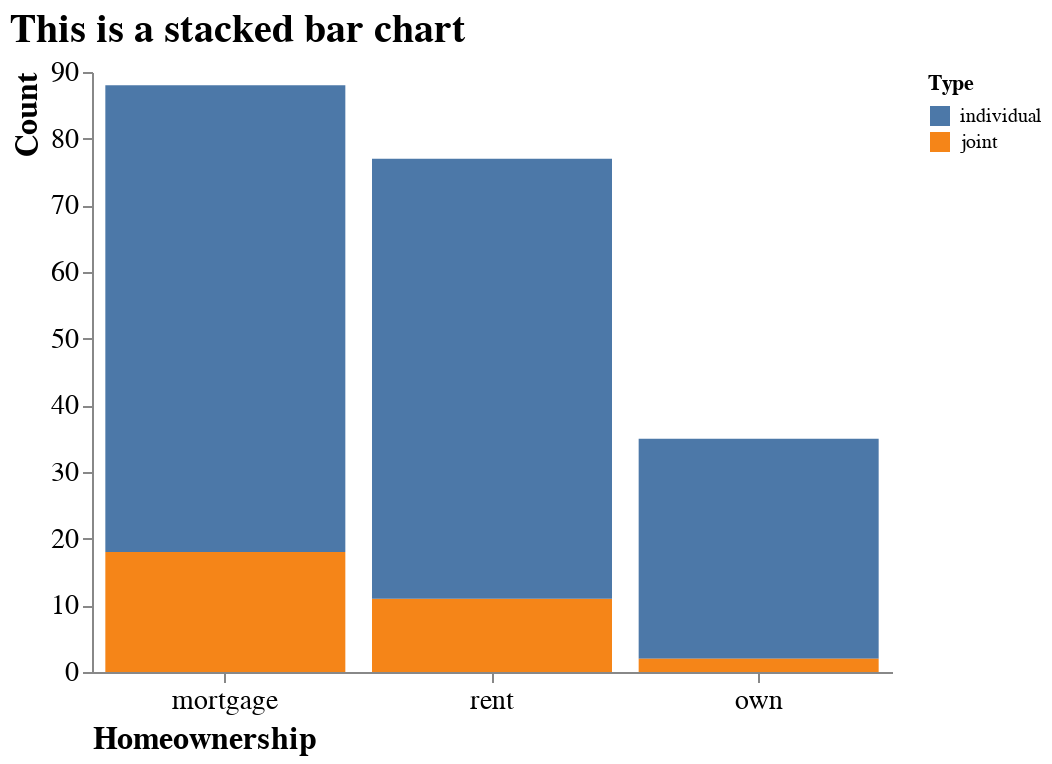

Notebook source saved alongside this figure:
### Markdown cell above
## Chart

### Code cell
alt.Chart(df).mark_bar().encode(
    x=alt.X('homeownership').sort('-y').axis(
        title="Homeownership", 
        titleAnchor="start", 
        labelAngle=0),
    y=alt.Y('homeownership', aggregate='count').axis(
        title = "Count", 
        titleAnchor="end",
        grid=False),
    color= alt.Color('application_type').legend(
        title="Type",
        orient="right")
).properties(
    title='This is a stacked bar chart',
    width=400,
    height=300
).configure_title(
    fontSize=20,
    font='Arial',
    anchor='start',
    color='black'
).configure_axis(
    labelFontSize=14,
    titleFontSize=16
).configure_view(strokeWidth=0)

### Figure 1 — Vega-Lite specification as saved in the notebook (floating-point values rounded to 4 significant figures; data arrays with more than 128 entries replaced by an {"elided": "..."} marker saying what was removed)
{"config": {"view": {"continuousWidth": 300, "continuousHeight": 300, "strokeWidth": 0}, "axis": {"labelFontSize": 14, "titleFontSize": 16}, "title": {"anchor": "start", "color": "black", "font": "Arial", "fontSize": 20}}, "data": {"name": "data-ca5295d6a387a882adab517ad89402b0"}, "mark": {"type": "bar"}, "encoding": {"color": {"field": "application_type", "legend": {"title": "Type", "orient": "right"}, "type": "nominal"}, "x": {"axis": {"title": "Homeownership", "titleAnchor": "start", "labelAngle": 0}, "field": "homeownership", "sort": "-y", "type": "nominal"}, "y": {"aggregate": "count", "axis": {"title": "Count", "titleAnchor": "end", "grid": false}, "field": "homeownership", "type": "nominal"}}, "height": 300, "title": "This is a stacked bar chart", "width": 400, "$schema": "https://vega.github.io/schema/vega-lite/v5.6.1.json", "datasets": {"data-ca5295d6a387a882adab517ad89402b0": {"elided": "200 records"}}}
